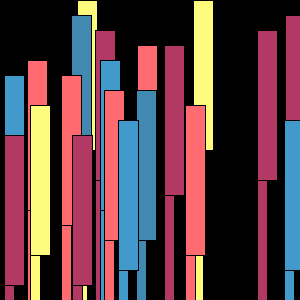
Frame 1 (no input)
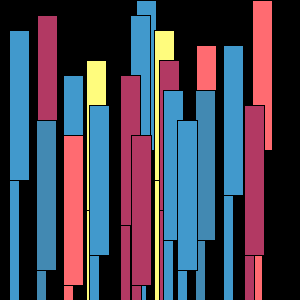
Frame 60 (the mouse pressed at the canvas centre just before this capture)
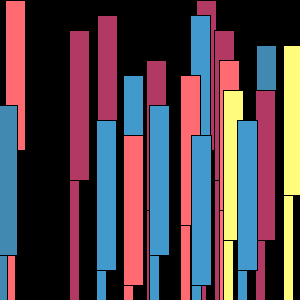
Frame 120 (the mouse held since frame 60 and released just before this capture)

The Processing sketch that drew these frames (run headless with seeded random() and noise(); from frame 60 on, the mouse is pressed at the canvas centre):

// Processing sketch: processing_39795
// ── processing_39795.pde


color[] sethsColors = new color[5];
int num = 20; 
float[] x = new float[num];        //x-coordinates of the rectangles
float[] y = new float[num];        //y-coordinates of the rectangles

void setup() {
  size(300, 300);
  smooth();

  sethsColors[0] = color(178, 57, 99);        //Color palette for the rectangles
  sethsColors[1] = color(255, 107, 113);
  sethsColors[2] = color(255, 252, 125);
  sethsColors[3] = color(65, 153, 204);
  sethsColors[4] = color(66, 137, 178);


  for (int i = 0; i < num; i++) {       //creates the rectangle loop
    x[i] = random(width);        //Controls Spacing
    y[i] = i * (height/num);
  }
}


void draw() {
  background(0, 255);

  for (int i = 0; i<num;i++) {

    fill(pickAColor());
    rect(x[i], y[i], 10, width);
    rect(x[i], y[i/2], 20, width/2); 

    x[i] = x[i]+1; 
    if (x[i] > width + 2)
      x[i] = -5;
  }
}

color pickAColor() {        //Picks from the palette
  int a = int(random(5));       //Number of colors to use
  return sethsColors[a];
}
